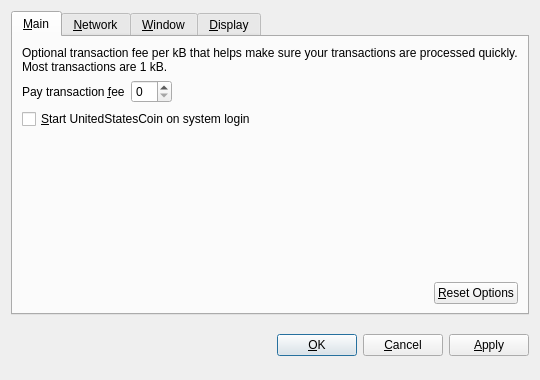
<?xml version="1.0" encoding="UTF-8"?>
<ui version="4.0">
 <class>OptionsDialog</class>
 <widget class="QDialog" name="OptionsDialog">
  <property name="geometry">
   <rect>
    <x>0</x>
    <y>0</y>
    <width>540</width>
    <height>380</height>
   </rect>
  </property>
  <property name="windowTitle">
   <string>Options</string>
  </property>
  <property name="modal">
   <bool>true</bool>
  </property>
  <layout class="QVBoxLayout" name="verticalLayout">
   <item>
    <widget class="QTabWidget" name="tabWidget">
     <property name="tabPosition">
      <enum>QTabWidget::North</enum>
     </property>
     <property name="currentIndex">
      <number>0</number>
     </property>
     <widget class="QWidget" name="tabMain">
      <attribute name="title">
       <string>&amp;Main</string>
      </attribute>
      <layout class="QVBoxLayout" name="verticalLayout_Main">
       <item>
        <widget class="QLabel" name="transactionFeeInfoLabel">
         <property name="text">
          <string>Optional transaction fee per kB that helps make sure your transactions are processed quickly. Most transactions are 1 kB.</string>
         </property>
         <property name="textFormat">
          <enum>Qt::PlainText</enum>
         </property>
         <property name="wordWrap">
          <bool>true</bool>
         </property>
        </widget>
       </item>
       <item>
        <layout class="QHBoxLayout" name="horizontalLayout_1_Main">
         <item>
          <widget class="QLabel" name="transactionFeeLabel">
           <property name="text">
            <string>Pay transaction &amp;fee</string>
           </property>
           <property name="textFormat">
            <enum>Qt::PlainText</enum>
           </property>
           <property name="buddy">
            <cstring>transactionFee</cstring>
           </property>
          </widget>
         </item>
         <item>
          <widget class="BitcoinAmountField" name="transactionFee"/>
         </item>
         <item>
          <spacer name="horizontalSpacer_1_Main">
           <property name="orientation">
            <enum>Qt::Horizontal</enum>
           </property>
           <property name="sizeHint" stdset="0">
            <size>
             <width>40</width>
             <height>20</height>
            </size>
           </property>
          </spacer>
         </item>
        </layout>
       </item>
       <item>
        <widget class="QCheckBox" name="bitcoinAtStartup">
         <property name="toolTip">
          <string>Automatically start UnitedStatesCoin after logging in to the system.</string>
         </property>
         <property name="text">
          <string>&amp;Start UnitedStatesCoin on system login</string>
         </property>
        </widget>
       </item>
       <item>
        <spacer name="verticalSpacer_Main">
         <property name="orientation">
          <enum>Qt::Vertical</enum>
         </property>
         <property name="sizeHint" stdset="0">
          <size>
           <width>20</width>
           <height>40</height>
          </size>
         </property>
        </spacer>
       </item>
       <item>
        <layout class="QHBoxLayout" name="horizontalLayout_2_Main">
         <item>
          <spacer name="horizontalSpacer_2_Main">
           <property name="orientation">
            <enum>Qt::Horizontal</enum>
           </property>
           <property name="sizeHint" stdset="0">
            <size>
             <width>40</width>
             <height>20</height>
            </size>
           </property>
          </spacer>
         </item>
         <item>
          <widget class="QPushButton" name="resetButton">
           <property name="toolTip">
            <string>Reset all client options to default.</string>
           </property>
           <property name="text">
            <string>&amp;Reset Options</string>
           </property>
           <property name="autoDefault">
            <bool>false</bool>
           </property>
          </widget>
         </item>
        </layout>
       </item>
      </layout>
     </widget>
     <widget class="QWidget" name="tabNetwork">
      <attribute name="title">
       <string>&amp;Network</string>
      </attribute>
      <layout class="QVBoxLayout" name="verticalLayout_Network">
       <item>
        <widget class="QCheckBox" name="mapPortUpnp">
         <property name="toolTip">
          <string>Automatically open the UnitedStatesCoin client port on the router. This only works when your router supports UPnP and it is enabled.</string>
         </property>
         <property name="text">
          <string>Map port using &amp;UPnP</string>
         </property>
        </widget>
       </item>
       <item>
        <widget class="QCheckBox" name="connectSocks">
         <property name="toolTip">
          <string>Connect to the UnitedStatesCoin network through a SOCKS proxy (e.g. when connecting through Tor).</string>
         </property>
         <property name="text">
          <string>&amp;Connect through SOCKS proxy:</string>
         </property>
        </widget>
       </item>
       <item>
        <layout class="QHBoxLayout" name="horizontalLayout_Network">
         <item>
          <widget class="QLabel" name="proxyIpLabel">
           <property name="text">
            <string>Proxy &amp;IP:</string>
           </property>
           <property name="textFormat">
            <enum>Qt::PlainText</enum>
           </property>
           <property name="buddy">
            <cstring>proxyIp</cstring>
           </property>
          </widget>
         </item>
         <item>
          <widget class="QValidatedLineEdit" name="proxyIp">
           <property name="maximumSize">
            <size>
             <width>140</width>
             <height>16777215</height>
            </size>
           </property>
           <property name="toolTip">
            <string>IP address of the proxy (e.g. 127.0.0.1)</string>
           </property>
          </widget>
         </item>
         <item>
          <widget class="QLabel" name="proxyPortLabel">
           <property name="text">
            <string>&amp;Port:</string>
           </property>
           <property name="textFormat">
            <enum>Qt::PlainText</enum>
           </property>
           <property name="buddy">
            <cstring>proxyPort</cstring>
           </property>
          </widget>
         </item>
         <item>
          <widget class="QLineEdit" name="proxyPort">
           <property name="maximumSize">
            <size>
             <width>55</width>
             <height>16777215</height>
            </size>
           </property>
           <property name="toolTip">
            <string>Port of the proxy (e.g. 9050)</string>
           </property>
          </widget>
         </item>
         <item>
          <widget class="QLabel" name="socksVersionLabel">
           <property name="text">
            <string>SOCKS &amp;Version:</string>
           </property>
           <property name="textFormat">
            <enum>Qt::PlainText</enum>
           </property>
           <property name="buddy">
            <cstring>socksVersion</cstring>
           </property>
          </widget>
         </item>
         <item>
          <widget class="QValueComboBox" name="socksVersion">
           <property name="toolTip">
            <string>SOCKS version of the proxy (e.g. 5)</string>
           </property>
          </widget>
         </item>
         <item>
          <spacer name="horizontalSpacer_Network">
           <property name="orientation">
            <enum>Qt::Horizontal</enum>
           </property>
           <property name="sizeHint" stdset="0">
            <size>
             <width>40</width>
             <height>20</height>
            </size>
           </property>
          </spacer>
         </item>
        </layout>
       </item>
       <item>
        <spacer name="verticalSpacer_Network">
         <property name="orientation">
          <enum>Qt::Vertical</enum>
         </property>
         <property name="sizeHint" stdset="0">
          <size>
           <width>20</width>
           <height>40</height>
          </size>
         </property>
        </spacer>
       </item>
      </layout>
     </widget>
     <widget class="QWidget" name="tabWindow">
      <attribute name="title">
       <string>&amp;Window</string>
      </attribute>
      <layout class="QVBoxLayout" name="verticalLayout_Window">
       <item>
        <widget class="QCheckBox" name="minimizeToTray">
         <property name="toolTip">
          <string>Show only a tray icon after minimizing the window.</string>
         </property>
         <property name="text">
          <string>&amp;Minimize to the tray instead of the taskbar</string>
         </property>
        </widget>
       </item>
       <item>
        <widget class="QCheckBox" name="minimizeOnClose">
         <property name="toolTip">
          <string>Minimize instead of exit the application when the window is closed. When this option is enabled, the application will be closed only after selecting Quit in the menu.</string>
         </property>
         <property name="text">
          <string>M&amp;inimize on close</string>
         </property>
        </widget>
       </item>
       <item>
        <spacer name="verticalSpacer_Window">
         <property name="orientation">
          <enum>Qt::Vertical</enum>
         </property>
         <property name="sizeHint" stdset="0">
          <size>
           <width>20</width>
           <height>40</height>
          </size>
         </property>
        </spacer>
       </item>
      </layout>
     </widget>
     <widget class="QWidget" name="tabDisplay">
      <attribute name="title">
       <string>&amp;Display</string>
      </attribute>
      <layout class="QVBoxLayout" name="verticalLayout_Display">
       <item>
        <layout class="QHBoxLayout" name="horizontalLayout_1_Display">
         <item>
          <widget class="QLabel" name="langLabel">
           <property name="text">
            <string>User Interface &amp;language:</string>
           </property>
           <property name="textFormat">
            <enum>Qt::PlainText</enum>
           </property>
           <property name="buddy">
            <cstring>lang</cstring>
           </property>
          </widget>
         </item>
         <item>
          <widget class="QValueComboBox" name="lang">
           <property name="toolTip">
            <string>The user interface language can be set here. This setting will take effect after restarting UnitedStatesCoin.</string>
           </property>
          </widget>
         </item>
        </layout>
       </item>
       <item>
        <layout class="QHBoxLayout" name="horizontalLayout_2_Display">
         <item>
          <widget class="QLabel" name="unitLabel">
           <property name="text">
            <string>&amp;Unit to show amounts in:</string>
           </property>
           <property name="textFormat">
            <enum>Qt::PlainText</enum>
           </property>
           <property name="buddy">
            <cstring>unit</cstring>
           </property>
          </widget>
         </item>
         <item>
          <widget class="QValueComboBox" name="unit">
           <property name="toolTip">
            <string>Choose the default subdivision unit to show in the interface and when sending coins.</string>
           </property>
          </widget>
         </item>
        </layout>
       </item>
       <item>
        <widget class="QCheckBox" name="displayAddresses">
         <property name="toolTip">
          <string>Whether to show UnitedStatesCoin addresses in the transaction list or not.</string>
         </property>
         <property name="text">
          <string>&amp;Display addresses in transaction list</string>
         </property>
        </widget>
       </item>
       <item>
        <spacer name="verticalSpacer_Display">
         <property name="orientation">
          <enum>Qt::Vertical</enum>
         </property>
         <property name="sizeHint" stdset="0">
          <size>
           <width>20</width>
           <height>40</height>
          </size>
         </property>
        </spacer>
       </item>
      </layout>
     </widget>
    </widget>
   </item>
   <item>
    <layout class="QHBoxLayout" name="horizontalLayout_Buttons">
     <item>
      <spacer name="horizontalSpacer_1">
       <property name="orientation">
        <enum>Qt::Horizontal</enum>
       </property>
       <property name="sizeHint" stdset="0">
        <size>
         <width>40</width>
         <height>48</height>
        </size>
       </property>
      </spacer>
     </item>
     <item>
      <widget class="QLabel" name="statusLabel">
       <property name="font">
        <font>
         <weight>75</weight>
         <bold>true</bold>
        </font>
       </property>
       <property name="text">
        <string/>
       </property>
       <property name="textFormat">
        <enum>Qt::PlainText</enum>
       </property>
       <property name="wordWrap">
        <bool>true</bool>
       </property>
      </widget>
     </item>
     <item>
      <spacer name="horizontalSpacer_2">
       <property name="orientation">
        <enum>Qt::Horizontal</enum>
       </property>
       <property name="sizeHint" stdset="0">
        <size>
         <width>40</width>
         <height>48</height>
        </size>
       </property>
      </spacer>
     </item>
     <item>
      <widget class="QPushButton" name="okButton">
       <property name="text">
        <string>&amp;OK</string>
       </property>
      </widget>
     </item>
     <item>
      <widget class="QPushButton" name="cancelButton">
       <property name="text">
        <string>&amp;Cancel</string>
       </property>
       <property name="autoDefault">
        <bool>false</bool>
       </property>
      </widget>
     </item>
     <item>
      <widget class="QPushButton" name="applyButton">
       <property name="text">
        <string>&amp;Apply</string>
       </property>
       <property name="autoDefault">
        <bool>false</bool>
       </property>
      </widget>
     </item>
    </layout>
   </item>
  </layout>
 </widget>
 <customwidgets>
  <customwidget>
   <class>BitcoinAmountField</class>
   <extends>QSpinBox</extends>
   <header>bitcoinamountfield.h</header>
  </customwidget>
  <customwidget>
   <class>QValueComboBox</class>
   <extends>QComboBox</extends>
   <header>qvaluecombobox.h</header>
  </customwidget>
  <customwidget>
   <class>QValidatedLineEdit</class>
   <extends>QLineEdit</extends>
   <header>qvalidatedlineedit.h</header>
  </customwidget>
 </customwidgets>
 <resources/>
 <connections/>
</ui>
